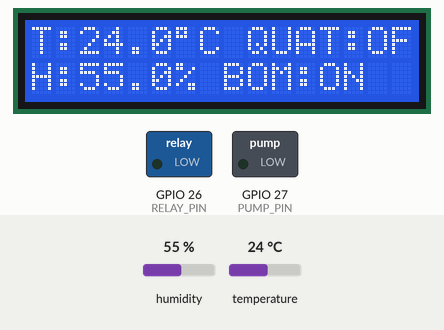
This sketch was run on a simulated ESP32. Parts: 16×2 character LCD, switched loads named in the sketch (green lamp = pin HIGH). Inputs (shaded band) come from the test bench; at power-on: temperature 24 °C, humidity 55 %. WiFi joins after 1.5 s; servers stay silent unless stated; what the sketch prints to the serial monitor is not drawn.

Above: at 6.4 s.
6.5 s: temperature set to 21 °C
At 9.4 s:
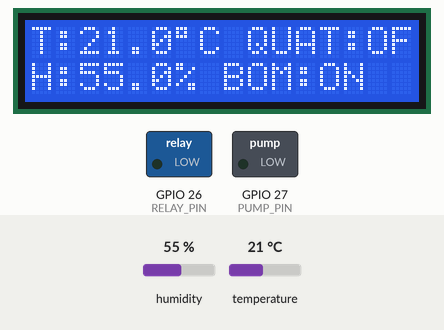
9.8 s: temperature set to 18 °C
At 11.7 s:
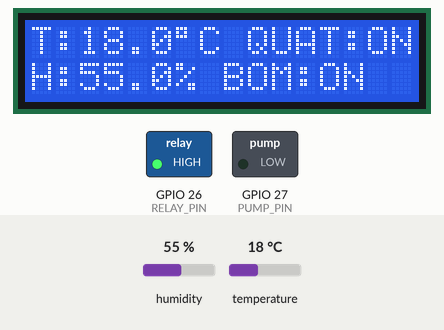
12.8 s: humidity set to 73 %
At 15.3 s:
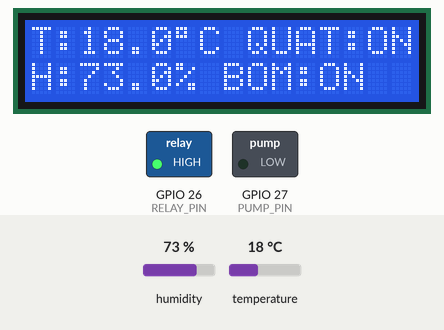
15.8 s: humidity set to 76 %
At 18.5 s:
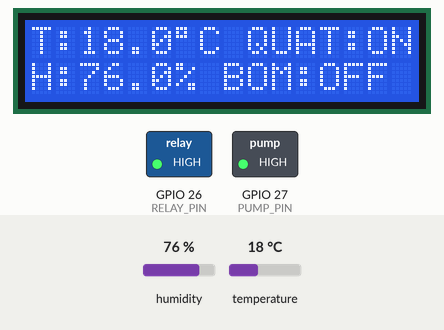
18.8 s: temperature set to 28 °C
At 21.1 s:
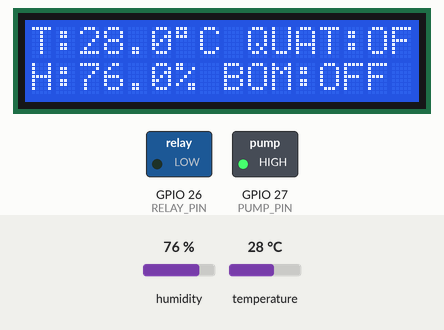
Timing chart, 0 to 22.6 s (numbered marks = the images above; inputs shaded):
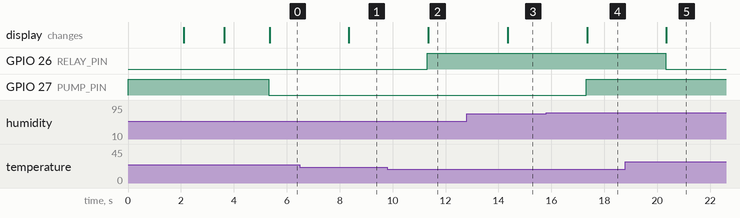

The sketch:

espdoam.ino
```cpp
/*
 * =====================================================
 *  ESP32 ALL-IN-ONE — Thay thế hoàn toàn Arduino Mega
 *
 *  Chức năng:
 *  1. Đọc DHT11 (nhiệt độ + độ ẩm)
 *  2. Điều khiển 2 relay (quạt + bơm)
 *  3. Hiển thị LCD I2C 16x2
 *  4. Kết nối WiFi + Firebase (không cần USB/PC)
 *  5. Nhận lệnh từ web và điều khiển thiết bị
 *
 *  => CHỈ CẦN 1 BOARD ESP32, KHÔNG CẦN ARDUINO NỮA!
 * =====================================================
 */

#include <WiFi.h>
#include <Firebase_ESP_Client.h>
#include <addons/RTDBHelper.h>
#include <Wire.h>
#include <LiquidCrystal_I2C.h>
#include "DHT.h"

// =====================================================
//  ⚙️ CẤU HÌNH WiFi
// =====================================================
#define WIFI_SSID     "Hung Minh"
#define WIFI_PASSWORD "23456789"

// =====================================================
//  🔥 Firebase
// =====================================================
#define API_KEY       "AIzaSyBoVEofW3IdbppeDdP9ksiIoA_zac0zS5U"
#define DATABASE_URL  "https://hunganh-doam1-default-rtdb.asia-southeast1.firebasedatabase.app"

// =====================================================
//  📌 CHÂN KẾT NỐI ESP32
// =====================================================
//  ESP32 dùng GPIO khác Arduino Mega!
//  Bạn chỉ cần nối dây theo bảng bên dưới:
//
//  DHT11:
//    VCC → 3.3V,  GND → GND,  DATA → GPIO4
//
//  Relay Quạt:
//    VCC → VIN(5V), GND → GND, IN → GPIO26
//
//  Relay Bơm:
//    VCC → VIN(5V), GND → GND, IN → GPIO27
//
//  LCD I2C:
//    VCC → VIN(5V), GND → GND, SDA → GPIO21, SCL → GPIO22
// =====================================================

#define DHTPIN         4     // DHT11 DATA
#define RELAY_PIN      26    // Quạt
#define PUMP_PIN       27    // Bơm
#define DHTTYPE        DHT11
#define TEMP_THRESHOLD 20.0
#define HUM_THRESHOLD  75.0

#define FAN_ON   HIGH   // Relay quạt: kích HIGH
#define FAN_OFF  LOW
#define PUMP_ON  LOW    // Relay bơm: kích LOW (ngược quạt)
#define PUMP_OFF HIGH

// =====================================================
DHT dht(DHTPIN, DHTTYPE);
LiquidCrystal_I2C lcd(0x27, 16, 2);

// Firebase
FirebaseData fbdo;
FirebaseData streamFbdo;
FirebaseAuth auth;
FirebaseConfig config;

// Trạng thái
bool fanState    = false;
bool pumpState   = false;
bool fanManual   = false;
bool pumpManual  = false;
bool firebaseOK  = false;

// Timing
unsigned long lastSensorTime  = 0;
unsigned long lastFirebaseTime = 0;
const unsigned long SENSOR_INTERVAL   = 1000;  // Đọc cảm biến mỗi 1 giây
const unsigned long FIREBASE_INTERVAL = 2000;  // Gửi Firebase mỗi 2 giây

String lastCmdId = "";
float lastT = NAN, lastH = NAN;

// =====================================================
//  Hàm điều khiển quạt / bơm
// =====================================================
void setFan(bool on) {
  fanState = on;
  digitalWrite(RELAY_PIN, on ? FAN_ON : FAN_OFF);
}

void setPump(bool on) {
  pumpState = on;
  digitalWrite(PUMP_PIN, on ? PUMP_ON : PUMP_OFF);
}

// =====================================================
//  Xử lý lệnh từ Firebase
// =====================================================
void handleCommand(String cmd) {
  Serial.println("📥 Lenh: " + cmd);

  if (cmd == "FAN:ON")   { fanManual  = true;  setFan(true);   Serial.println("-> Bat quat"); }
  if (cmd == "FAN:OFF")  { fanManual  = true;  setFan(false);  Serial.println("-> Tat quat"); }
  if (cmd == "PUMP:ON")  { pumpManual = true;  setPump(true);  Serial.println("-> Bat bom");  }
  if (cmd == "PUMP:OFF") { pumpManual = true;  setPump(false); Serial.println("-> Tat bom");  }
  if (cmd == "AUTO")     { fanManual  = false; pumpManual = false; Serial.println("-> Auto"); }
}

// =====================================================
void setup() {
  Serial.begin(115200);

  // ── GPIO ──
  pinMode(RELAY_PIN, OUTPUT);
  pinMode(PUMP_PIN, OUTPUT);
  setFan(false);
  setPump(false);

  // ── LCD ──
  Wire.begin(21, 22);  // SDA=21, SCL=22 (mặc định ESP32)
  lcd.init();
  lcd.backlight();
  lcd.setCursor(0, 0);
  lcd.print("  ESP32 v1.0    ");
  lcd.setCursor(0, 1);
  lcd.print("  Khoi dong...  ");

  // ── DHT11 ──
  dht.begin();
  delay(2000);

  Serial.println("\n=============================");
  Serial.println(" ESP32 All-in-One");
  Serial.println("=============================");

  // ── WiFi ──
  WiFi.begin(WIFI_SSID, WIFI_PASSWORD);
  Serial.print("WiFi");
  lcd.clear();
  lcd.setCursor(0, 0);
  lcd.print("Ket noi WiFi...");

  int wifiTimeout = 0;
  while (WiFi.status() != WL_CONNECTED && wifiTimeout < 30) {
    delay(500);
    Serial.print(".");
    wifiTimeout++;
  }

  if (WiFi.status() == WL_CONNECTED) {
    Serial.println("\n✅ WiFi: " + WiFi.SSID());
    Serial.println("📶 IP: " + WiFi.localIP().toString());
    lcd.clear();
    lcd.setCursor(0, 0);
    lcd.print("WiFi: OK!");
    lcd.setCursor(0, 1);
    lcd.print(WiFi.localIP().toString());
    delay(1500);
  } else {
    Serial.println("\n❌ WiFi THAT BAI!");
    lcd.clear();
    lcd.setCursor(0, 0);
    lcd.print("WiFi: LOI!");
    lcd.setCursor(0, 1);
    lcd.print("Kiem tra mk WiFi");
    // Vẫn chạy offline (chỉ cảm biến + relay + LCD)
  }

  // ── Firebase ──
  if (WiFi.status() == WL_CONNECTED) {
    config.api_key = API_KEY;
    config.database_url = DATABASE_URL;
    config.signer.test_mode = true;

    Firebase.begin(&config, &auth);
    Firebase.reconnectNetwork(true);

    firebaseOK = true;
    Serial.println("✅ Firebase: OK!");

    // Lắng nghe lệnh từ web (/control)
    if (!Firebase.RTDB.beginStream(&streamFbdo, "/control")) {
      Serial.println("❌ Stream loi: " + streamFbdo.errorReason());
    } else {
      Serial.println("📡 Dang lang nghe lenh tu web...");
    }
  }

  lcd.clear();
  Serial.println("=============================\n");
}

// =====================================================
void loop() {
  unsigned long now = millis();

  // ── 1. Nhận lệnh từ Firebase ──
  if (firebaseOK) {
    if (Firebase.RTDB.readStream(&streamFbdo)) {
      if (streamFbdo.streamAvailable()) {
        if (streamFbdo.dataType() == "json") {
          FirebaseJson json = streamFbdo.jsonObject();
          FirebaseJsonData cmdData, idData;

          json.get(cmdData, "cmd");
          json.get(idData, "id");

          if (cmdData.success) {
            String cmd = cmdData.stringValue;
            String cmdId = idData.success ? idData.stringValue : String(millis());

            if (cmdId != lastCmdId && cmd.length() > 0) {
              lastCmdId = cmdId;
              handleCommand(cmd);
            }
          }
        }
      }
    } else {
      Serial.println("⚠️ Stream mat ket noi, dang thu lai...");
      Firebase.RTDB.beginStream(&streamFbdo, "/control");
    }
  }

  // ── 2. Đọc cảm biến mỗi 1 giây ──
  if (now - lastSensorTime >= SENSOR_INTERVAL) {
    lastSensorTime = now;

    float h = dht.readHumidity();
    float t = dht.readTemperature();

    if (isnan(h) || isnan(t)) {
      if (!isnan(lastT) && !isnan(lastH)) {
        h = lastH; t = lastT;
      } else {
        lcd.setCursor(0, 0); lcd.print("LOI DHT11!      ");
        lcd.setCursor(0, 1); lcd.print("Kiem tra day    ");
        return;
      }
    } else {
      lastT = t; lastH = h;
    }

    // Điều khiển tự động
    if (!fanManual)  setFan(t < TEMP_THRESHOLD);
    if (!pumpManual) setPump(h < HUM_THRESHOLD);

    // LCD
    lcd.setCursor(0, 0);
    lcd.print("T:"); lcd.print(t, 1);
    lcd.print((char)223); lcd.print("C ");
    lcd.print(fanState ? "QUAT:ON " : "QUAT:OFF");

    lcd.setCursor(0, 1);
    lcd.print("H:"); lcd.print(h, 1);
    lcd.print("% ");
    lcd.print(pumpState ? "BOM:ON  " : "BOM:OFF ");

    // ── 3. Gửi lên Firebase mỗi 2 giây ──
    if (firebaseOK && now - lastFirebaseTime >= FIREBASE_INTERVAL) {
      lastFirebaseTime = now;

      FirebaseJson json;
      json.set("t", t);
      json.set("h", h);
      json.set("fan", fanState);
      json.set("pump", pumpState);
      json.set("updatedAt", (unsigned long)now);

      if (Firebase.RTDB.setJSON(&fbdo, "/sensor", &json)) {
        Serial.print("📤 T:"); Serial.print(t);
        Serial.print(" H:"); Serial.print(h);
        Serial.print(" Q:"); Serial.print(fanState);
        Serial.print(" B:"); Serial.println(pumpState);
      } else {
        Serial.println("❌ Firebase loi: " + fbdo.errorReason());
      }
    }
  }

  // ── 4. Kiểm tra WiFi ──
  if (WiFi.status() != WL_CONNECTED && firebaseOK) {
    Serial.println("⚠️ WiFi mat ket noi!");
    lcd.setCursor(0, 0);
    lcd.print("WiFi: MAT!      ");
    WiFi.reconnect();
    delay(3000);
  }
}
```

Measured:
- the behaviour switches between 20 and 19 °C on temperature (found by bisection; images 1 and 2)
- the behaviour switches between 74 and 75 % on humidity (found by bisection; images 3 and 4)
- after the input at 6.5 s, the display: changes after 1.8 s (image 1)
- after the input at 9.8 s, GPIO 26 (RELAY_PIN): LOW → HIGH after 1.5 s; the display: changes after 1.5 s (image 2)
- after the input at 12.8 s, the display: changes after 1.6 s (image 3)
- after the input at 15.8 s, GPIO 27 (PUMP_PIN): LOW → HIGH after 1.5 s; the display: changes after 1.6 s (image 4)
- after the input at 18.8 s, GPIO 26 (RELAY_PIN): HIGH → LOW after 1.5 s; the display: changes after 1.6 s (image 5)
